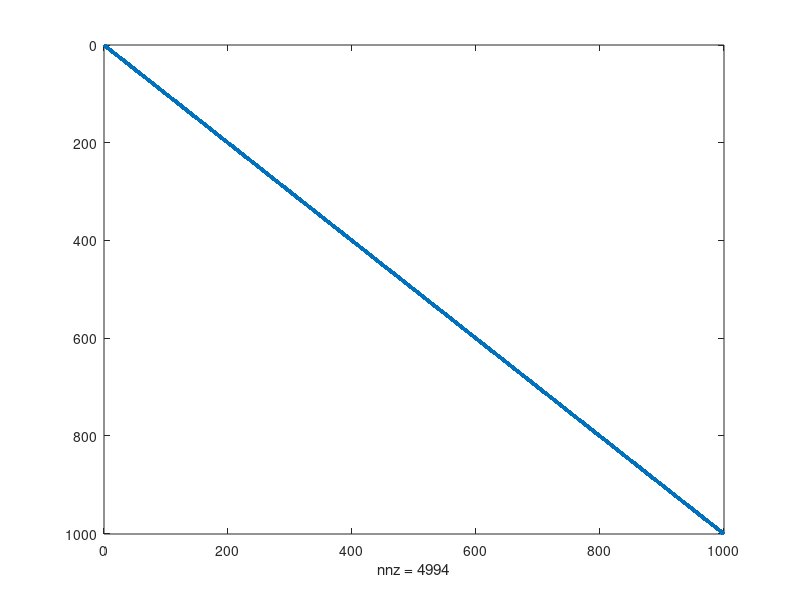

This chart was generated by the following MATLAB code: (Note: this script raises an error after producing the figure.)
n = 1000;
e = ones(n,1);
m = 1:1:n;
A = spdiags([e/2 e/2 m' e/2 e/2],-2:2,n,n);
spy(A);
xe = ones(n,1);
b = A*xe;
x0 = zeros(n,1);
D = diag(diag(A));
L = tril(A,-1);
U = triu(A,1);
I = eye(n);
w = 1;
M1 = D;
M2 = (I+w*L*inv(D))*(D+w*U);
[xn,st1,er1] = cg(A,b,x0,10^-8,40);
[xj,st2,er2] = pecg(A,b,x0,10^-8,M1,40);
[xs,st3,er3] = pecg(A,b,x0,10^-8,M2,40);
plot(1:st1,er1);
legend('CG method');
figure
plot(1:st2,er2,1:st3,er3);
legend('Jacobi PCG','Gauss Seidel PCG');


function [x,n,err] = cg(A,b,x0,E,iter)
    d0 = b-A*x0;
    r0 = d0;
    r = r0;
    n =0;
    while n<iter
       alpha = r0'*r0/(d0'*A*d0);
       x = x0 +alpha*d0;
       r = r0 -alpha*A*d0;
       beta = r'*r/(r0'*r0);
       d = r +beta*d0;
       r0 = r;
       d0 = d;
       x0 = x;
       n = n+1;
       err(n)=norm(b-A*x)/norm(b);
       if norm(r)<E
           break
       end
    end
end

function [x,n,err] = pecg(A,b,x0,E,M,iter)
    r0 = b-A*x0;
    d0= (M)\r0;
    z0 = d0;
    r = r0;
    n =0;
    while n<iter
       alpha = r0'*z0/(d0'*A*d0);
       x = x0 +alpha*d0;
       r = r0 -alpha*A*d0;
       z = M\r;
       beta = r'*z/(r0'*z0);
       d = z +beta*d0;
       z0 = z;
       r0 = r;
       d0 = d;
       x0 = x;
       n = n+1;
       err(n)=norm(b-A*x)/norm(b);
       if norm(r)<E
           break
       end
    end
end